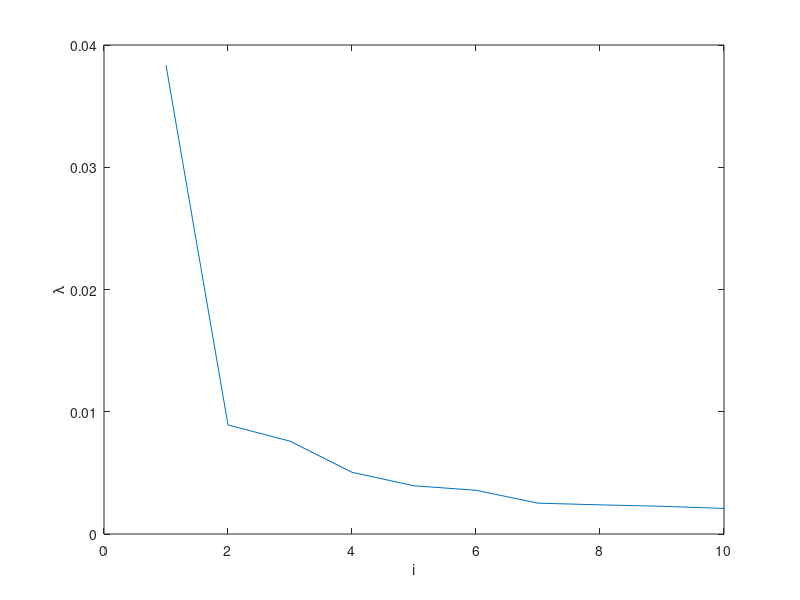
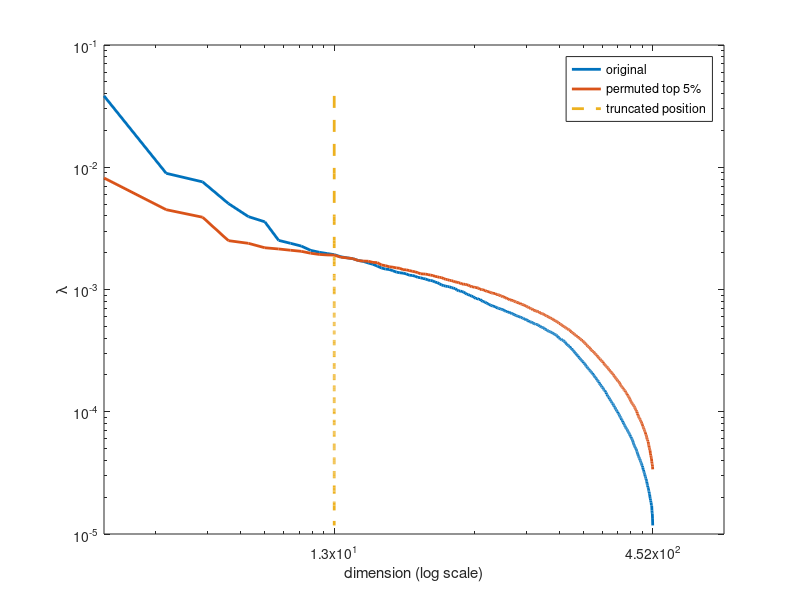

The MATLAB script that drew these images, in order:
clear
clc

load('snp452-data.mat')
% a
Y = log(X);
Y = Y';

% b
dY = Y(:,2:end);
for i=1:1257
    dY(:,i) = Y(:,i+1) - Y(:,i);
end

% c
COV =  dY*dY'/1257;

% d
% Compute the eigenvalues and eigenvectors
[V, D] = eig(COV);

% Extract the eigenvalues and eigenvectors
eigenvalues = diag(D);
eigenvectors = V';

% Sort the eigenvalues in descending order
[sorted_eigenvalues, sort_index] = sort(eigenvalues, 'descend');
sorted_eigenvectors = eigenvectors(sort_index, :);

% Store the sorted eigenvalues and eigenvectors
lambda_hat = sorted_eigenvalues;
eigenvectors_hat = sorted_eigenvectors';
figure(1)
plot(lambda_hat(1:10))
xlabel('i')
ylabel('\lambda')

% e
R  = 100;
LAM = zeros(100,452);
y = dY;
for k = 1:R 
    for i=2:452
        PI = randperm(1257);
        y(i,:) = dY(i,PI);
    end
    COV_y =  y*y'/1257;
    [~, Dy] = eig(COV_y);
    [sorted_lam, ~] = sort(diag(Dy), 'descend');
    LAM(k,:) = sorted_lam;
end

pval = zeros(R,452);
for i=1:452
    for k = 1:R 
        if sorted_eigenvalues(i)>LAM(k,i)
            pval(k,i) = 1;
        end
    end
end
pvalSums = (sum(pval, 1)+1)/(R+1);
index = find(pvalSums>0.95, 1, 'last' );
figure(2)
loglog(lambda_hat,'LineWidth',2)
hold on
loglog(LAM(1,:),'LineWidth',2)
loglog(index*ones(452,1),lambda_hat(1:452),'--','LineWidth',2)
legend({'original', 'permuted top 5%', 'truncated position'})
xticks([index, 452]) 
xlabel('dimension (log scale)')
ylabel('\lambda')


